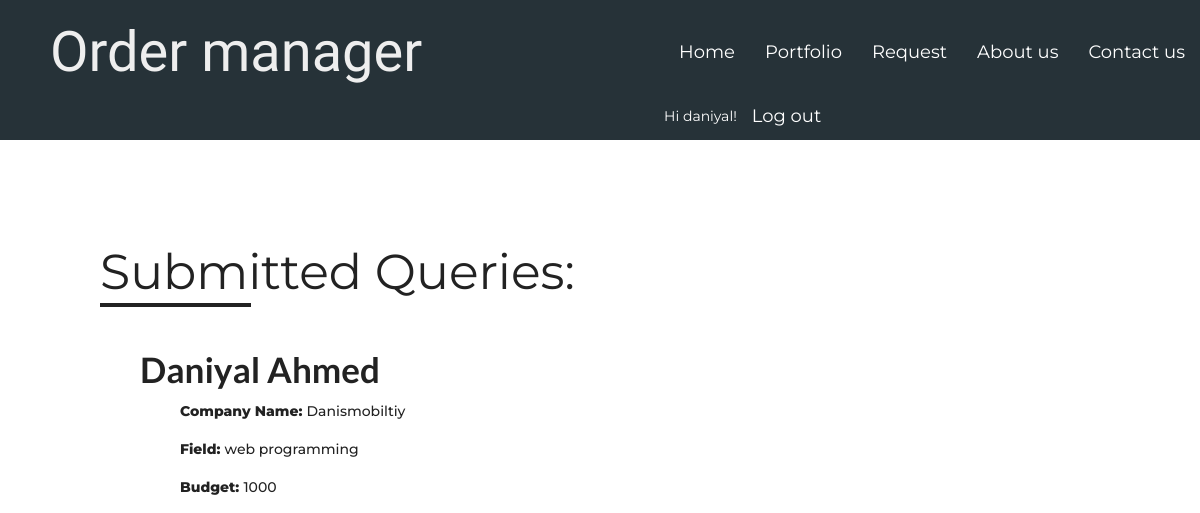
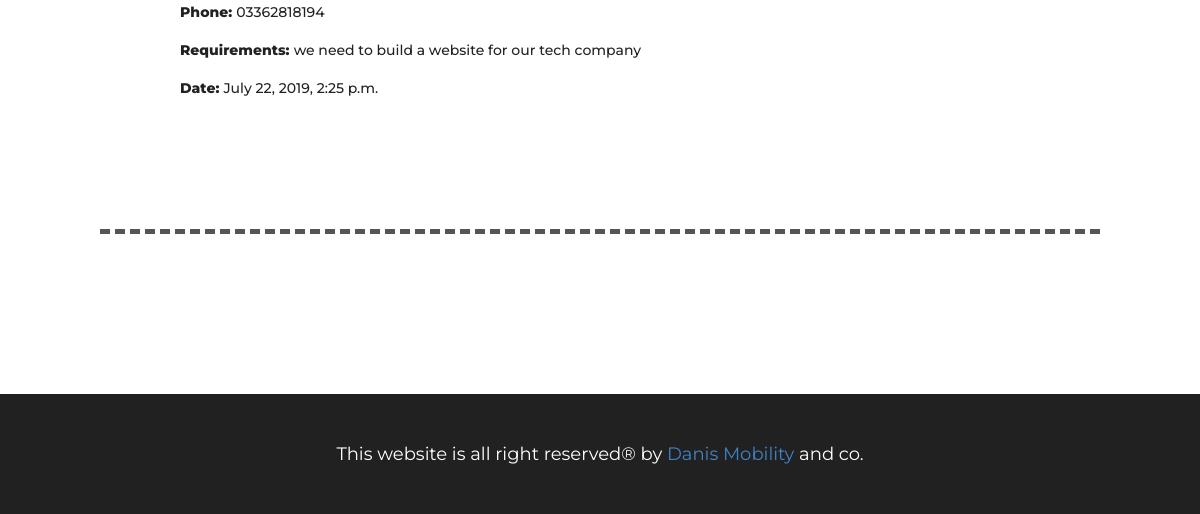
Before: / (signed in) with the older database file (2 pictures, top to bottom).
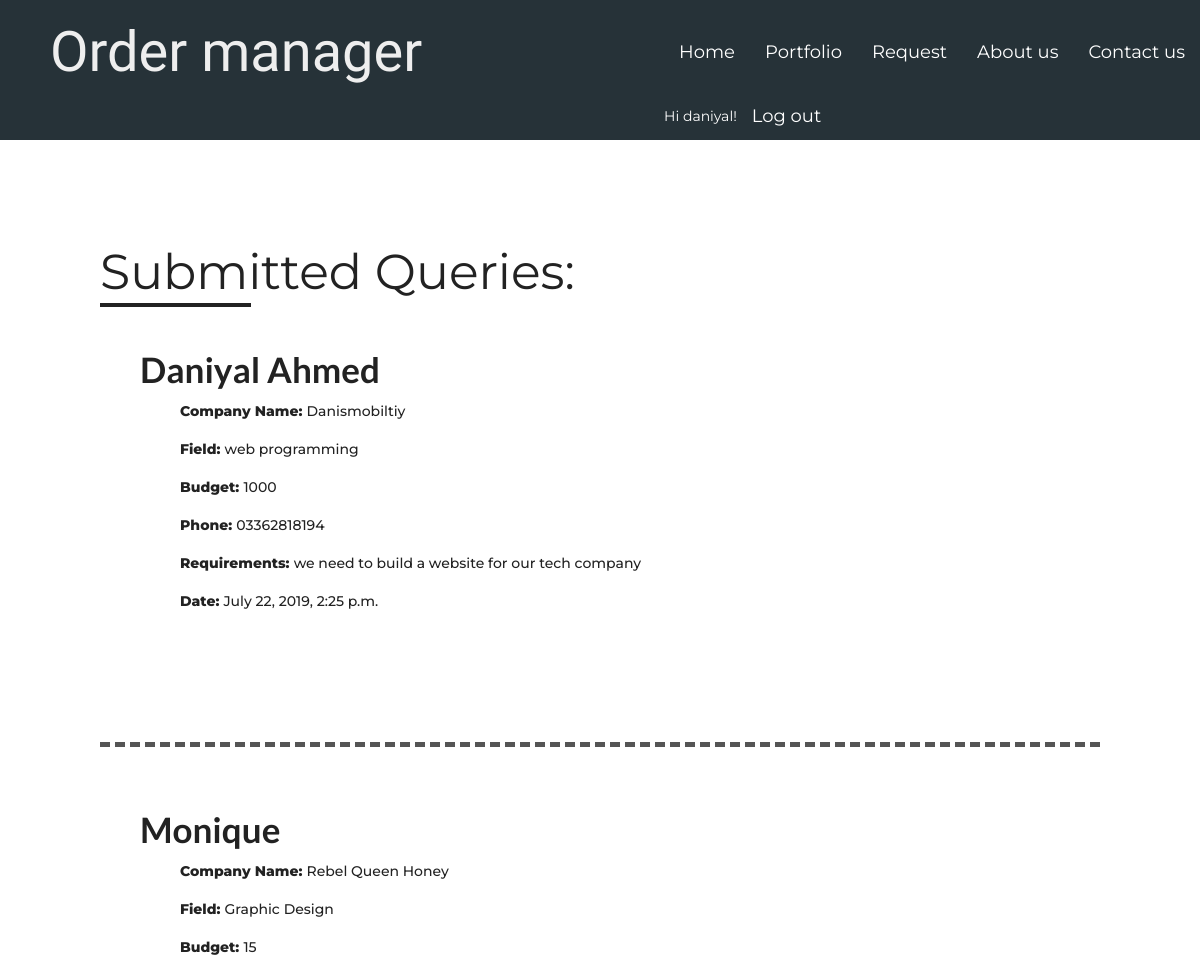
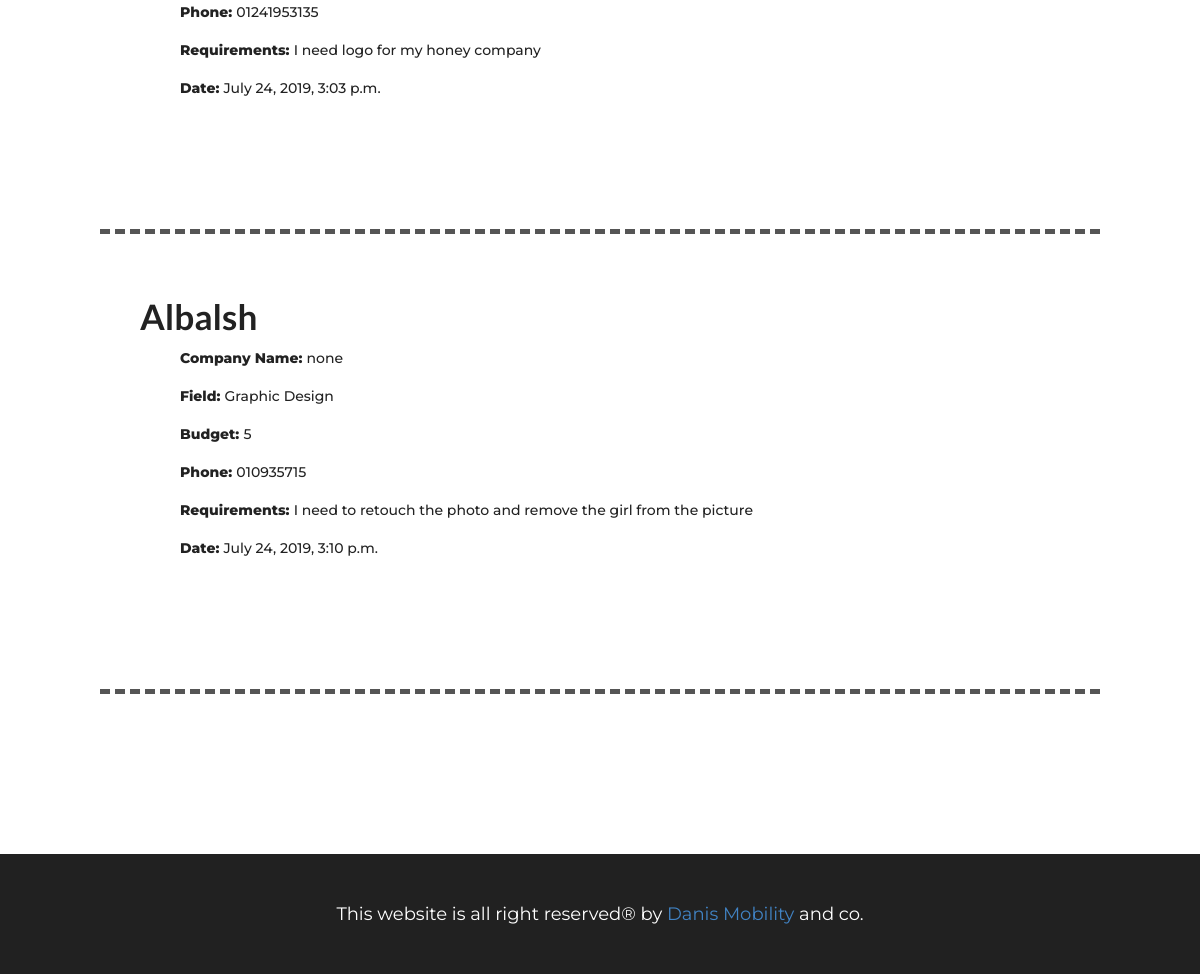
After: the same page with the newer database file (2 pictures, top to bottom).
### contact/models.py (models this page shows, shortened)
class data(models.Model):
    name = models.CharField(max_length=64)
    company = models.CharField(max_length=100)
    field = models.CharField(max_length=64)
    budget = models.SmallIntegerField()
    phone = models.BigIntegerField()
    requirements = models.TextField()
    date = models.DateTimeField(auto_now_add=True)

### contact/views.py (the view)
# urls.py: path('',homeView.as_view(),name="home"),
class homeView(LoginRequiredMixin,ListView):
    model = data
    template_name = "list.html"
    context_object_name = 'datas'
    login_url = 'login'

### contact/templates/list.html (shortened to what this page needs)
{% extends 'base.html' %}
{% block body %}
    <h1 id="head">Submitted Queries:<hr></h1>
    {% for info in datas %}
    <ul id="section">
        <li><a href="{% url 'detail' info.pk %}"><h2> {{ info.name }}</h2></a></li>
        <li>Company Name: <a href="#">{{ info.company }}</a></li>
        <li>Field: <a href="#">{{ info.field }}</a></li>
        <li>Budget: <a href="#">{{ info.budget }}</a></li>
        <li>Phone: <a href="#">0{{ info.phone }}</a></li>
        <li>Requirements: <a href="#">{{ info.requirements }}</a></li>
        <li>Date: <a href="#">{{ info.date }}</a></li>
    </ul>
    {% empty %}
    <i id="entrynotfound" class="material-icons">error_outline</i>
    <h1 align="center" id="nothing">There is nothing data found in Database.</h1>
    {% endfor %}
{% endblock body %}

### contact/templates/base.html (shortened to what this page needs)
{% load static %}
<!DOCTYPE html>
<html lang="en">
<head>
    <link rel="stylesheet" href="{% static 'css/style.css' %}"/>
    <link rel="stylesheet" href="https://cdnjs.cloudflare.com/ajax/libs/materialize/1.0.0/css/materialize.min.css">
    <link rel="stylesheet" type="text/css" href="https://cdnjs.cloudflare.com/ajax/libs/semantic-ui/2.4.1/semantic.min.css">
</head>
<body>
     <header >
<nav class="nav-wrapper">
        <span id="logo"><a href="{% url 'home' %}" class="brand-logo">Order manager</a></span>
            <ul id="nav-mobile" class="right hide-on-med-and-down">
                <li><a href="{% url 'home' %}">Home</a></li>
                <li><a href="{% url 'portfolio' %}">Portfolio</a></li>
                <li><a href="{% url 'create' %}">Request</a></li>
                <li><a href="#">About us</a></li>
                <li><a href="{% url 'create' %}">Contact us</a></li>
                {% if user.is_authenticated %}<br>
            <li align="right">Hi {{ user.username }}!</li>
            <li><a href="{% url 'logout' %}">Log out</a></li>
            {% else %}
            <li><p>You are not logged in.</p></li>
            <a href="{% url 'login' %}">Log In</a>
            {% endif %}
            </ul>
        </nav>
    </header>
    <main id="head">
        {% block body %}
        {% endblock body %}
    </main>
    <footer>
    This website is all right reserved&reg; by <a href="https://danismobility.blogspot.com" target="_blank">Danis Mobility</a> and co.
    </footer>
</body>
</html>

### contact/static/css/style.css (style rules this page uses)
* { padding:0px; margin:0px; font-family:Montserrat,Roboto; }
body { background: #fff; color:#fff ; }
#logo a { font-size:4em; font-family:'Shadows Into Light', cursive; text-decoration: none; color:#eee; padding-left:50px; }
h1 > hr { width:3em; border:2px solid #222; margin-bottom: 20px; }
nav { padding:20px 0px; padding-bottom: 120px; }
.nav-wrapper { background:#263238 ; }
.nav-wrapper ul li a { color:#fff; font-size:18px; }
main { width: 100%; margin:0 auto; padding:100px; background: #fff; color:#222; min-height: 88vh; }
main ul { list-style: none; min-height:50vh; }
#section { line-height: 38px; margin-bottom: 60px; border-bottom: 5px solid #555; border-bottom-style:dashed; padding-bottom:80px; }
main ul li h2 { font-size: 2.5em; margin-left: -40px; margin-bottom:20px; }
main ul li { margin-left:80px; font-weight: 800; }
main ul li a { color:#222; text-decoration: none; font-weight:500; }
main h1 { font-size:3.5em; margin-bottom:40px; font-family: montserrat; font-weight: 400; }
footer { padding:50px; background:#212121; color:#fff; width:100%; text-align: center; font-size:18px; }

Changed rows visible on the page:
added data: name "Monique", company "Rebel Queen Honey", field "Graphic Design", budget "15", phone "1241953135", requirements "I need logo for my honey company", date "July 24, 2019, 3:03 p.m."
added data: name "Albalsh", company "none", field "Graphic Design", budget "5", phone "10935715", requirements "I need to retouch the photo and remove the girl from the picture", date "July 24, 2019, 3:10 p.m."
